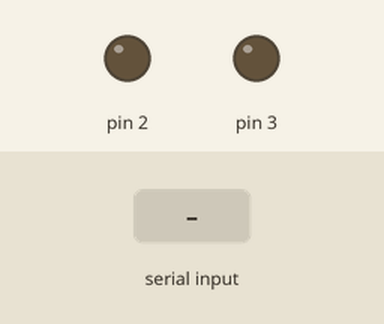
Bench run of a sketch on a simulated Arduino Uno, built with avr-gcc and run on an emulated ATmega328P. Shown: output pins drawn as LEDs (lit = HIGH). Inputs (shaded band) come from the test bench.

Above: at 1.2 s.
1.3 s: "A" received over Serial
At 1.9 s:
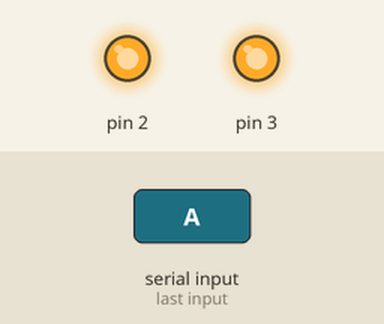
2.8 s: "B" received over Serial
At 4.0 s:
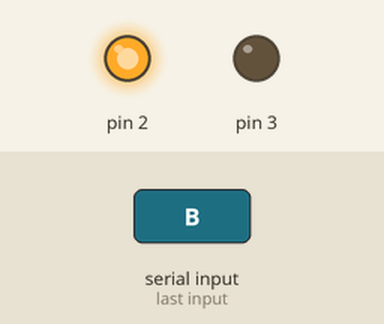
4.3 s: "C" received over Serial
At 5.4 s:
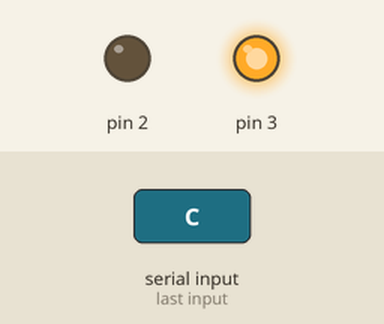
5.8 s: "D" received over Serial
At 6.5 s:
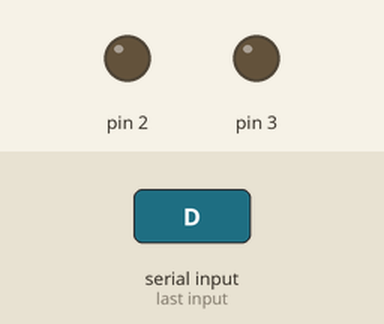
Timing chart, 0 to 8.3 s (numbered marks = the images above; inputs shaded):
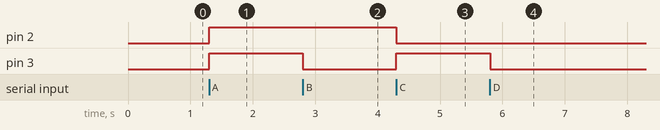

Measured:
- after the input at 1.3 s, pin 2, pin 3: LOW → HIGH at once
- after the input at 2.8 s, pin 3: HIGH → LOW at once
- after the input at 4.3 s, pin 2: HIGH → LOW at once; pin 3: LOW → HIGH at once
- after the input at 5.8 s, pin 3: HIGH → LOW at once

The sketch:

dieuKhienXe.ino
```cpp
void setup() {
  // put your setup code here, to run once:
  pinMode(2, OUTPUT);
  pinMode(3, OUTPUT);
  Serial.begin(9600);
}

void loop() {
  // put your main code here, to run repeatedly:
  char lenh = ' ';
  lenh = Serial.read();
  if (lenh == 'A') {
    digitalWrite(2, HIGH);
    digitalWrite(3, HIGH);
  }
  if (lenh == 'D') {
    digitalWrite(2, LOW);
    digitalWrite(3, LOW);
  }
  if (lenh == 'B') {
    digitalWrite(2, HIGH);
    digitalWrite(3, LOW);
  }
  if (lenh == 'C') {
    digitalWrite(3, HIGH);
    digitalWrite(2, LOW);
  }
}
```
